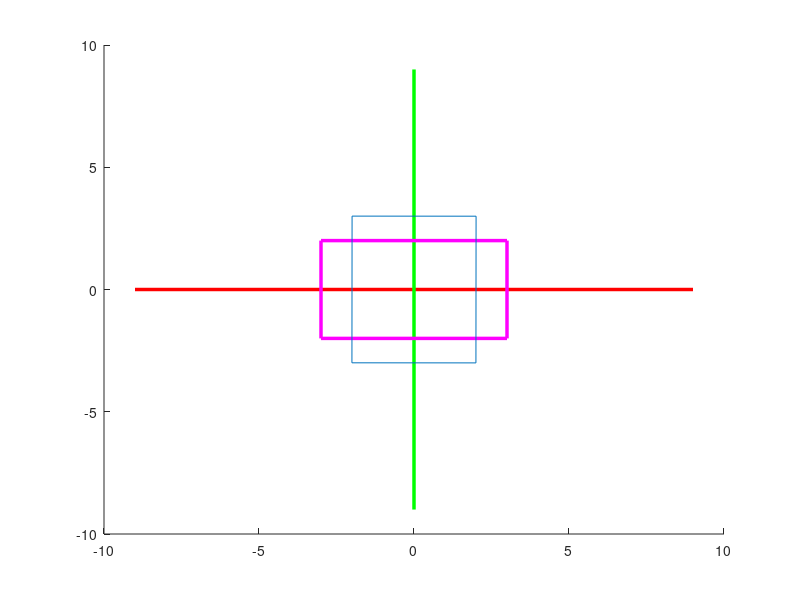

Here is the MATLAB script that generated this plot:
close all

angle_rad=deg2rad(90);

for t=0:0.01:angle_rad
    
    clf
    
line([-9 9],[0 0],[0 0],'color',[1 0 0],'linewidth',2.5);
line([0 0],[-9 9],[0 0],'color',[0 1 0],'linewidth',2.5);

p1 = [-3 -2];
p2 = [3 -2];
p3 = [3 2];
p4 = [-3 2];

line([p1(1) p2(1)],[p1(2) p2(2)],[0 0],'color',[1 0 1],'linewidth',2.5);
line([p2(1) p3(1)],[p2(2) p3(2)],[0 0],'color',[1 0 1],'linewidth',2.5);
line([p3(1) p4(1)],[p3(2) p4(2)],[0 0],'color',[1 0 1],'linewidth',2.5);
line([p4(1) p1(1)],[p4(2) p1(2)],[0 0],'color',[1 0 1],'linewidth',2.5);

angle_rad=deg2rad(90);

Rz = [cos(t) -sin(t); sin(t) cos(t)];

p1r=Rz*p1';
p2r=Rz*p2';
p3r=Rz*p3';
p4r=Rz*p4';

line([p1r(1) p2r(1)],[p1r(2) p2r(2)],[0 0]);
line([p2r(1) p3r(1)],[p2r(2) p3r(2)],[0 0]);
line([p3r(1) p4r(1)],[p3r(2) p4r(2)],[0 0]);
line([p4r(1) p1r(1)],[p4r(2) p1r(2)],[0 0]);

pause(0.01);

end